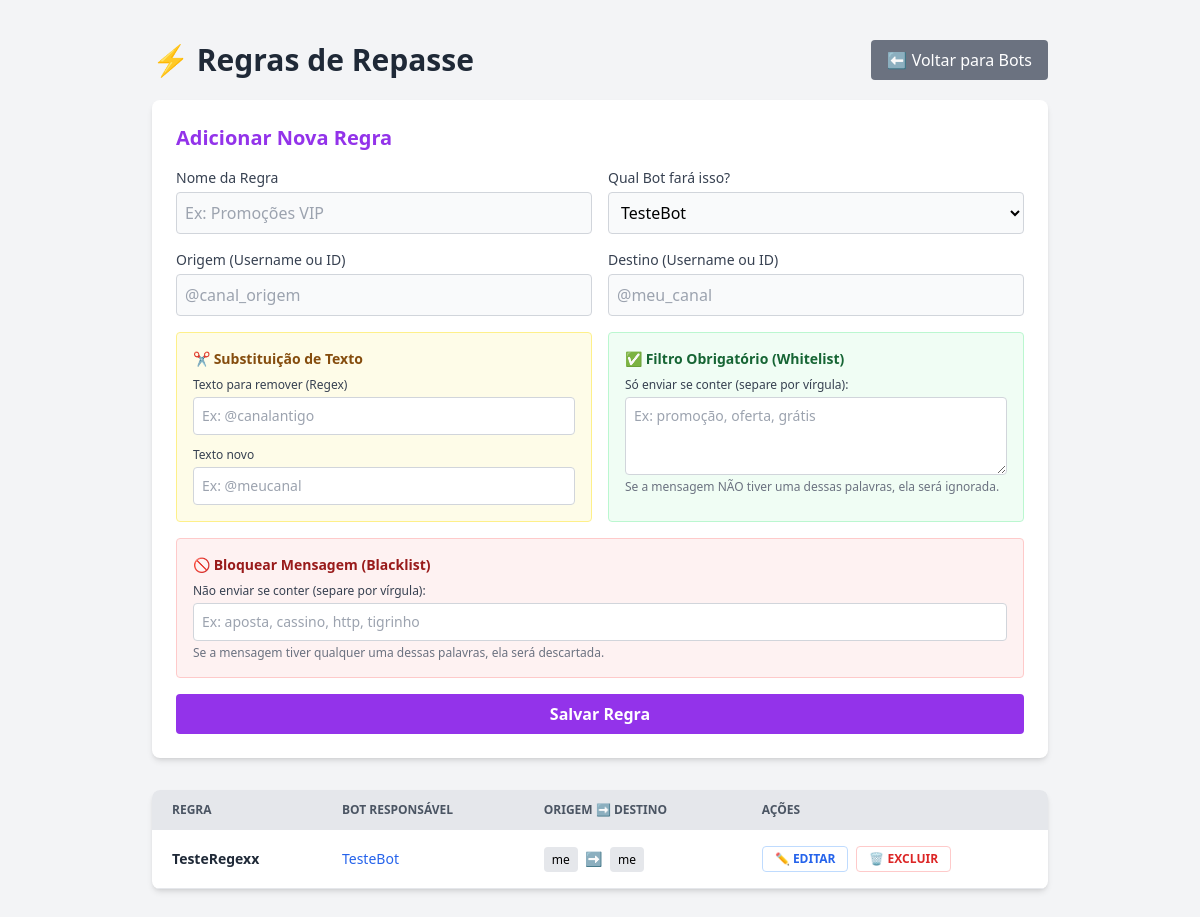
Screenshot of /regras with the database file from the repository.
### database.py (models this page shows)
class Regra(SQLModel, table=True):
    id: Optional[int] = Field(default=None, primary_key=True)
    nome: str
    origem: str
    destino: str
    filtro: Optional[str] = None
    substituto: Optional[str] = None
    bloqueios: Optional[str] = None         # Blacklist (Se tiver, NÃO envia)
    somente_se_tiver: Optional[str] = None  # Whitelist (SÓ envia se tiver) <--- NOVO
    bot_id: int = Field(foreign_key="bot.id")
    bot: Optional[Bot] = Relationship(back_populates="regras")
    ativo: bool = Field(default=True)

class Bot(SQLModel, table=True):
    id: Optional[int] = Field(default=None, primary_key=True)
    nome: str
    api_id: str
    api_hash: str
    phone: Optional[str] = None
    bot_token: Optional[str] = None
    tipo: str = Field(default="user")
    session_string: Optional[str] = None
    ativo: bool = Field(default=True)
    regras: List["Regra"] = Relationship(back_populates="bot")
    agendamentos: List["Agendamento"] = Relationship(back_populates="bot")

### app.py (the view)
@app.get("/regras", response_class=HTMLResponse)
async def listar_regras(request: Request, session: Session = Depends(get_session)):
    regras = session.exec(select(Regra)).all()
    bots = session.exec(select(Bot)).all()
    return templates.TemplateResponse("regras.html", {"request": request, "regras": regras, "bots": bots})

### templates/regras.html (shortened to what this page needs)
<!DOCTYPE html>
<html lang="pt-br">
<head>
    <script src="https://cdn.tailwindcss.com"></script>
</head>
<body class="bg-gray-100 p-10">
    <div class="max-w-4xl mx-auto">
        <div class="mb-5 flex justify-between items-center">
            <h1 class="text-3xl font-bold text-gray-800">⚡ Regras de Repasse</h1>
            <a href="/" class="bg-gray-500 hover:bg-gray-600 text-white px-4 py-2 rounded">⬅ Voltar para Bots</a>
        </div>
        <div class="bg-white p-6 rounded-lg shadow-md mb-8">
            <h2 class="text-xl font-semibold mb-4 text-purple-600">Adicionar Nova Regra</h2>
            <form action="/regras/criar" method="post" class="grid grid-cols-1 md:grid-cols-2 gap-4">
                <div>
                    <label class="block text-sm font-medium text-gray-700">Nome da Regra</label>
                    <input type="text" name="nome" placeholder="Ex: Promoções VIP" required
                           class="mt-1 block w-full rounded border-gray-300 bg-gray-50 p-2 border">
                </div>
                <div>
                    <label class="block text-sm font-medium text-gray-700">Qual Bot fará isso?</label>
                    <select name="bot_id" class="mt-1 block w-full rounded border-gray-300 bg-gray-50 p-2 border">
                        {% for bot in bots %}
                        <option value="{{ bot.id }}">{{ bot.nome }}</option>
                        {% endfor %}
                    </select>
                </div>
                <div>
                    <label class="block text-sm font-medium text-gray-700">Origem (Username ou ID)</label>
                    <input type="text" name="origem" placeholder="@canal_origem" required
                           class="mt-1 block w-full rounded border-gray-300 bg-gray-50 p-2 border">
                </div>
                <div>
                    <label class="block text-sm font-medium text-gray-700">Destino (Username ou ID)</label>
                    <input type="text" name="destino" placeholder="@meu_canal" required
                           class="mt-1 block w-full rounded border-gray-300 bg-gray-50 p-2 border">
                </div>
                <div class="col-span-1 md:col-span-2 grid grid-cols-1 md:grid-cols-2 gap-4">
                    <div class="bg-yellow-50 p-4 rounded border border-yellow-200">
                        <h3 class="text-sm font-bold text-yellow-800 mb-2">✂️ Substituição de Texto</h3>
                        <div class="space-y-3">
                            <div>
                                <label class="block text-xs font-medium text-gray-700">Texto para remover (Regex)</label>
                                <input type="text" name="filtro" placeholder="Ex: @canalantigo"
                                    class="mt-1 block w-full rounded border-gray-300 bg-white p-2 border text-sm">
                            </div>
                            <div>
                                <label class="block text-xs font-medium text-gray-700">Texto novo</label>
                                <input type="text" name="substituto" placeholder="Ex: @meucanal"
                                    class="mt-1 block w-full rounded border-gray-300 bg-white p-2 border text-sm">
                            </div>
                        </div>
                    </div>
                    <div class="bg-green-50 p-4 rounded border border-green-200">
                        <h3 class="text-sm font-bold text-green-800 mb-2">✅ Filtro Obrigatório (Whitelist)</h3>
                        <div>
                            <label class="block text-xs font-medium text-gray-700">Só enviar se conter (separe por vírgula):</label>
                            <textarea name="somente_se_tiver" rows="3" placeholder="Ex: promoção, oferta, grátis"
                                    class="mt-1 block w-full rounded border-gray-300 bg-white p-2 border text-sm"></textarea>
                            <p class="text-xs text-gray-500 mt-1">Se a mensagem NÃO tiver uma dessas palavras, ela será ignorada.</p>
                        </div>
                    </div>
                    <div class="bg-red-50 p-4 rounded border border-red-200 md:col-span-2">
                        <h3 class="text-sm font-bold text-red-800 mb-2">🚫 Bloquear Mensagem (Blacklist)</h3>
                        <div>
                            <label class="block text-xs font-medium text-gray-700">Não enviar se conter (separe por vírgula):</label>
                            <input type="text" name="bloqueios" placeholder="Ex: aposta, cassino, http, tigrinho"
                                    class="mt-1 block w-full rounded border-gray-300 bg-white p-2 border text-sm">
                            <p class="text-xs text-gray-500 mt-1">Se a mensagem tiver qualquer uma dessas palavras, ela será descartada.</p>
                        </div>
                    </div>
                </div>
                <div class="md:col-span-2">
                    <button type="submit" class="w-full bg-purple-600 hover:bg-purple-700 text-white font-bold py-2 px-4 rounded">
                        Salvar Regra
                    </button>
                </div>
            </form>
        </div>
        <div class="bg-white shadow-md rounded-lg overflow-hidden">
            <table class="min-w-full leading-normal">
                <thead class="bg-gray-200">
                    <tr>
                        <th class="px-5 py-3 text-left text-xs font-semibold text-gray-600 uppercase">Regra</th>
                        <th class="px-5 py-3 text-left text-xs font-semibold text-gray-600 uppercase">Bot Responsável</th>
                        <th class="px-5 py-3 text-left text-xs font-semibold text-gray-600 uppercase">Origem ➡ Destino</th>
                        <th class="px-5 py-3 text-left text-xs font-semibold text-gray-600 uppercase">Ações</th>
                    </tr>
                </thead>
                <tbody>
                    {% for regra in regras %}
                    <tr class="border-b border-gray-200 hover:bg-gray-50">
                        <td class="px-5 py-4 text-sm font-bold text-gray-800">{{ regra.nome }}</td>
                        <td class="px-5 py-4 text-sm text-blue-600">{{ regra.bot.nome if regra.bot else 'Bot Deletado' }}</td>
                        <td class="px-5 py-4 text-sm">
                            <span class="bg-gray-200 px-2 py-1 rounded text-xs">{{ regra.origem }}</span>
                            <span class="text-gray-400 mx-1">➡</span>
                            <span class="bg-gray-200 px-2 py-1 rounded text-xs">{{ regra.destino }}</span>
                        </td>
                        <td class="px-5 py-4 text-sm flex gap-2">
                            <a href="/regras/editar/{{ regra.id }}"
                               class="text-blue-600 hover:text-blue-900 font-bold text-xs uppercase border border-blue-200 px-3 py-1 rounded hover:bg-blue-50">
                                ✏️ Editar
                            </a>
                            <a href="/regras/deletar/{{ regra.id }}" onclick="return confirm('Tem certeza?')"
                               class="text-red-600 hover:text-red-900 font-bold text-xs uppercase border border-red-200 px-3 py-1 rounded hover:bg-red-50">
                                🗑️ Excluir
                            </a>
                        </td>
                    </tr>
                    {% endfor %}
                </tbody>
            </table>
        </div>
    </div>
</body>
</html>

### rows the page displays
Regra: nome "TesteRegexx", bot "TesteBot", origem "me", destino "me"

### other values shown
form field bot_id "TesteBot"
